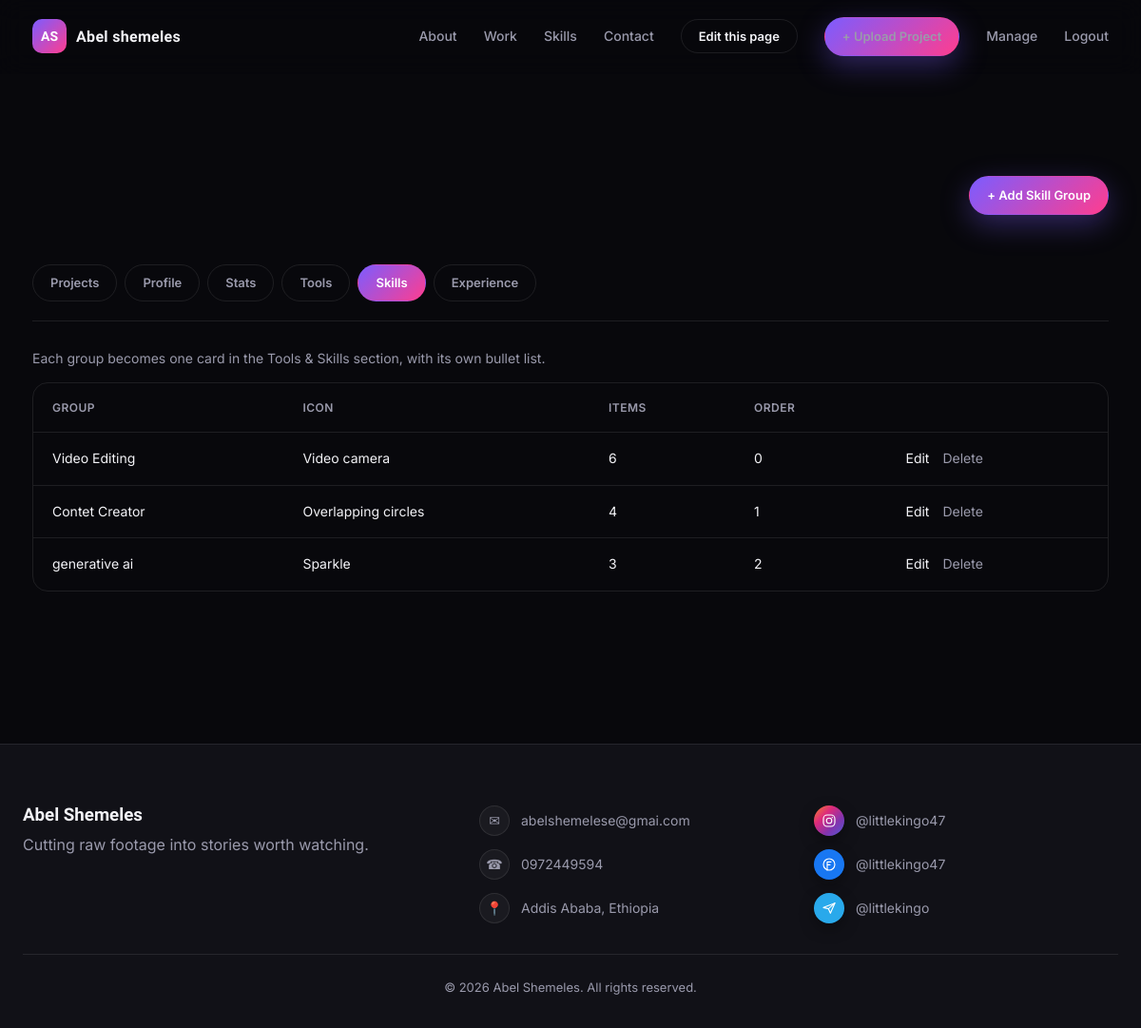
The page /manage/skills/ (signed in) on the database its author committed.
### portfolio/models.py (models this page shows, shortened)
class SiteProfile(models.Model):
    name = models.CharField(max_length=200, default='Abel Shemeles')
    alias = models.CharField(max_length=100, blank=True, help_text='Short nickname shown in the nav bar.')
    title = models.CharField(max_length=200, help_text='Hero headline, e.g. "Video Editor & Visual Storyteller".')
    tagline = models.CharField(max_length=300, help_text='One-line summary shown under the headline and in the footer.')
    bio = models.TextField(blank=True, help_text='Full About Me paragraph.')
    highlight = models.CharField(max_length=300, blank=True, help_text='Short pull-quote shown under the bio.')
    since = models.CharField(max_length=10, blank=True, help_text='Year you started, e.g. 2021.')
    location = models.CharField(max_length=200, blank=True)
    phone = models.CharField(max_length=50, blank=True)
    email = models.EmailField(blank=True)
    instagram = models.CharField(
        max_length=100, blank=True, help_text='Username only, without @.',
        validators=[SOCIAL_HANDLE_VALIDATOR],
    )
    facebook = models.CharField(
        max_length=100, blank=True, help_text='Username only.',
        validators=[SOCIAL_HANDLE_VALIDATOR],
    )
    telegram = models.CharField(
        max_length=100, blank=True, help_text='Username only.',
        validators=[SOCIAL_HANDLE_VALIDATOR],
    )
    show_experience_section = models.BooleanField(default=True, help_text='Show or hide the Experience section.')
    availability_text = models.CharField(max_length=120, default='Available for freelance work')
    hero_primary_cta_label = models.CharField(max_length=50, default='View My Work')
    hero_secondary_cta_label = models.CharField(max_length=50, default='Get In Touch')
    theme_bg = models.CharField(max_length=7, default='#08080c', validators=[RegexValidator(HEX_COLOR_PATTERN)])
    theme_bg_alt = models.CharField(max_length=7, default='#111117', validators=[RegexValidator(HEX_COLOR_PATTERN)])
    theme_text = models.CharField(max_length=7, default='#f3f3f7', validators=[RegexValidator(HEX_COLOR_PATTERN)])
    theme_text_muted = models.CharField(max_length=7, default='#9a9aac', validators=[RegexValidator(HEX_COLOR_PATTERN)])
    theme_accent = models.CharField(max_length=7, default='#7c5cff', validators=[RegexValidator(HEX_COLOR_PATTERN)])
    theme_accent_2 = models.CharField(max_length=7, default='#ff3d8f', validators=[RegexValidator(HEX_COLOR_PATTERN)])
    theme_accent_3 = models.CharField(max_length=7, default='#00e5c7', validators=[RegexValidator(HEX_COLOR_PATTERN)])
    hero_main_image = models.ImageField(
        upload_to='profile/', blank=True, null=True,
        validators=[FileExtensionValidator(IMAGE_EXTENSIONS)],
        help_text='Main portrait in the hero card.',
    )
    hero_badge_image = models.ImageField(
        upload_to='profile/', blank=True, null=True,
        validators=[FileExtensionValidator(IMAGE_EXTENSIONS)],
        help_text='Small floating hero image.',
    )
    hero_cutout_image = models.ImageField(
        upload_to='profile/', blank=True, null=True,
        validators=[FileExtensionValidator(IMAGE_EXTENSIONS)],
        help_text='Right-side hero cutout image.',
    )
    about_main_image = models.ImageField(
        upload_to='profile/', blank=True, null=True,
        validators=[FileExtensionValidator(IMAGE_EXTENSIONS)],
        help_text='First image in the about photo pair.',
    )
    about_side_image = models.ImageField(
        upload_to='profile/', blank=True, null=True,
        validators=[FileExtensionValidator(IMAGE_EXTENSIONS)],
        help_text='Second image in the about photo pair.',
    )
    about_video_file = models.FileField(
        upload_to='profile/videos/', blank=True, null=True,
        validators=[FileExtensionValidator(VIDEO_EXTENSIONS)],
        help_text='Video shown in the panel beside the About Me text.',
    )
    about_video_url = models.URLField(
        blank=True,
        help_text='YouTube, Vimeo or TikTok link used instead of an upload.',
    )
    about_video_poster = models.ImageField(
        upload_to='profile/', blank=True, null=True,
        validators=[FileExtensionValidator(IMAGE_EXTENSIONS)],
        help_text='Still image shown before the about video plays.',
    )
    about_video_orientation = models.CharField(
        max_length=12, choices=ORIENTATION_CHOICES, default='landscape',
    )
    updated_at = models.DateTimeField(auto_now=True)
    class Meta:
        verbose_name = 'Site Profile'
        verbose_name_plural = 'Site Profile'
    @classmethod
    def load(cls):
        obj, _ = cls.objects.get_or_create(pk=1, defaults={'title': 'Video Editor', 'tagline': ''})
        return obj

class SkillGroup(models.Model):
    name = models.CharField(max_length=100)
    icon = models.CharField(max_length=20, choices=ICON_CHOICES, default='video')
    order = models.PositiveIntegerField(default=0)
    class Meta:
        ordering = ['order', 'id']

### portfolio/views.py (the view)
# urls.py: path('manage/skills/', views.manage_skills, name='manage_skills'),
@owner_required
def manage_skills(request):
    groups = SkillGroup.objects.prefetch_related('items').all()
    return render(request, 'portfolio/manage_skills_list.html', {'groups': groups})

### portfolio/context_processors.py (called while the page is built)
def site_profile(request):
    return {'profile': SiteProfile.load()}

### portfolio/templatetags/portfolio_extras.py (called while the page is built)
@register.simple_tag
def icon(name, css_class=''):
    svg = _ICONS.get(name)
    if not svg:
        return ''
    if css_class:
        svg = svg.replace('<svg ', f'<svg class="{css_class}" ', 1)
    return mark_safe(svg)

@register.simple_tag(takes_context=True)
def editable(context, key, pk=None):
    if key not in EDIT_REGIONS:
        message = f'{{% editable %}} got an unknown region key "{key}".'
        if settings.DEBUG:
            raise template.TemplateSyntaxError(message)
        logger.warning(message)
        return ''
    request = context.get('request')
    user = getattr(request, 'user', None)
    if not (user and user.is_authenticated and user.is_staff):
        return ''
    attrs = f'data-edit-key="{key}" data-edit-label="{escape(EDIT_REGIONS[key].label.lower())}"'
    if pk is not None:
        attrs += f' data-edit-pk="{escape(pk)}"'
    return mark_safe(attrs)

### portfolio/views.py (called while the page is built)
def owner_required(view_func):
    @wraps(view_func)
    @login_required(login_url='portfolio:login')
    def wrapper(request, *args, **kwargs):
        if not request.user.is_staff:
            raise PermissionDenied('You do not have permission to manage portfolio projects.')
        return view_func(request, *args, **kwargs)
    return wrapper

### portfolio/templates/portfolio/manage_skills_list.html (shortened to what this page needs)
{% extends 'portfolio/base.html' %}
{% block content %}
<section class="manage-page">
  <div class="section-head">
    <a href="{% url 'portfolio:manage_skill_add' %}" class="btn btn-accent btn-small">+ Add Skill Group</a>
  </div>
  {% include 'portfolio/includes/manage_nav.html' with active='skills' %}
  <p class="form-sub">Each group becomes one card in the Tools &amp; Skills section, with its own bullet list.</p>
  {% if groups %}
  <div class="manage-table-wrap">
    <table class="manage-table">
      <thead><tr><th>Group</th><th>Icon</th><th>Items</th><th>Order</th><th></th></tr></thead>
      <tbody>
        {% for group in groups %}
        <tr>
          <td>{{ group.name }}</td>
          <td>{{ group.get_icon_display }}</td>
          <td>{{ group.items.count }}</td>
          <td>{{ group.order }}</td>
          <td class="manage-actions">
            <a href="{% url 'portfolio:manage_skill_edit' group.pk %}">Edit</a>
            <form action="{% url 'portfolio:manage_skill_delete' group.pk %}" method="post" onsubmit="return confirm('Delete {{ group.name|escapejs }} and all its items?');">
              <button type="submit" class="link-btn danger">Delete</button>
            </form>
          </td>
        </tr>
        {% endfor %}
      </tbody>
    </table>
  </div>
  {% else %}
  <p>No skill groups yet. <a href="{% url 'portfolio:manage_skill_add' %}">Add the first one</a>.</p>
  {% endif %}
</section>
{% endblock %}

### portfolio/templates/portfolio/includes/navbar.html (shortened to what this page needs)
{% load portfolio_extras %}
<header class="nav" id="siteNav">
  <div class="nav-inner">
    <div class="brand-wrap" {% editable 'identity' %}>
      <a href="{% url 'portfolio:home' %}" class="brand">
        <span class="brand-mark">AS</span>
        <span class="brand-name">{{ profile.alias|default:profile.name }}</span>
      </a>
    </div>
    <nav class="nav-links" id="navLinks">
      <a href="{% url 'portfolio:home' %}#about">About</a>
      <a href="{% url 'portfolio:home' %}#work">Work</a>
      <a href="{% url 'portfolio:home' %}#skills">Skills</a>
      <a href="{% url 'portfolio:home' %}#contact">Contact</a>
      {% if request.user.is_authenticated and request.user.is_staff %}
        <button type="button" class="btn btn-ghost btn-small edit-toggle" id="editModeToggle" aria-pressed="false" hidden>Edit this page</button>
        <a href="{% url 'portfolio:upload_project' %}" class="btn btn-accent btn-small">+ Upload Project</a>
        <a href="{% url 'portfolio:manage_projects' %}">Manage</a>
        <form action="{% url 'portfolio:logout' %}" method="post" class="inline-form">
          <button type="submit" class="link-btn">Logout</button>
        </form>
      {% else %}
        <a href="{% url 'portfolio:login' %}">Login</a>
      {% endif %}
    </nav>
  </div>
</header>

### portfolio/templates/portfolio/includes/footer.html
{% load portfolio_extras %}
<footer class="site-footer" id="contact">
  <div class="footer-inner">
    <div class="footer-brand">
      <h3>{{ profile.name }}</h3>
      <p>{{ profile.tagline }}</p>
    </div>
    <div class="footer-contact" {% editable 'contact' %}>
      <a href="mailto:{{ profile.email }}" class="contact-line"><span class="contact-badge">✉</span>{{ profile.email }}</a>
      <a href="tel:{{ profile.phone }}" class="contact-line"><span class="contact-badge">☎</span>{{ profile.phone }}</a>
      <span class="contact-line"><span class="contact-badge">📍</span>{{ profile.location }}</span>
    </div>
    <div class="footer-social">
      <a href="https://instagram.com/{{ profile.instagram }}" target="_blank" rel="noopener noreferrer" class="social-badge">
        <span class="social-icon social-instagram">{% icon 'instagram' %}</span> @{{ profile.instagram }}
      </a>
      <a href="https://facebook.com/{{ profile.facebook }}" target="_blank" rel="noopener noreferrer" class="social-badge">
        <span class="social-icon social-facebook">{% icon 'facebook' %}</span> @{{ profile.facebook }}
      </a>
      <a href="https://t.me/{{ profile.telegram }}" target="_blank" rel="noopener noreferrer" class="social-badge">
        <span class="social-icon social-telegram">{% icon 'telegram' %}</span> @{{ profile.telegram }}
      </a>
    </div>
  </div>
  <p class="footer-copy">© {% now "Y" %} {{ profile.name }}. All rights reserved.</p>
</footer>

### rows shown on the page
SiteProfile: alias "Abel shemeles", name "Abel Shemeles", tagline "Cutting raw footage into stories worth watching.", email "abelshemelese@gmai.com", phone "0972449594", location "Addis Ababa, Ethiopia", instagram "littlekingo47", facebook "littlekingo47", telegram "littlekingo"
SkillGroup: name "Video Editing", icon "Video camera", items.count "6", order "0"
SkillGroup: name "Contet Creator", icon "Overlapping circles", items.count "4", order "1"
SkillGroup: name "generative ai", icon "Sparkle", items.count "3", order "2"
